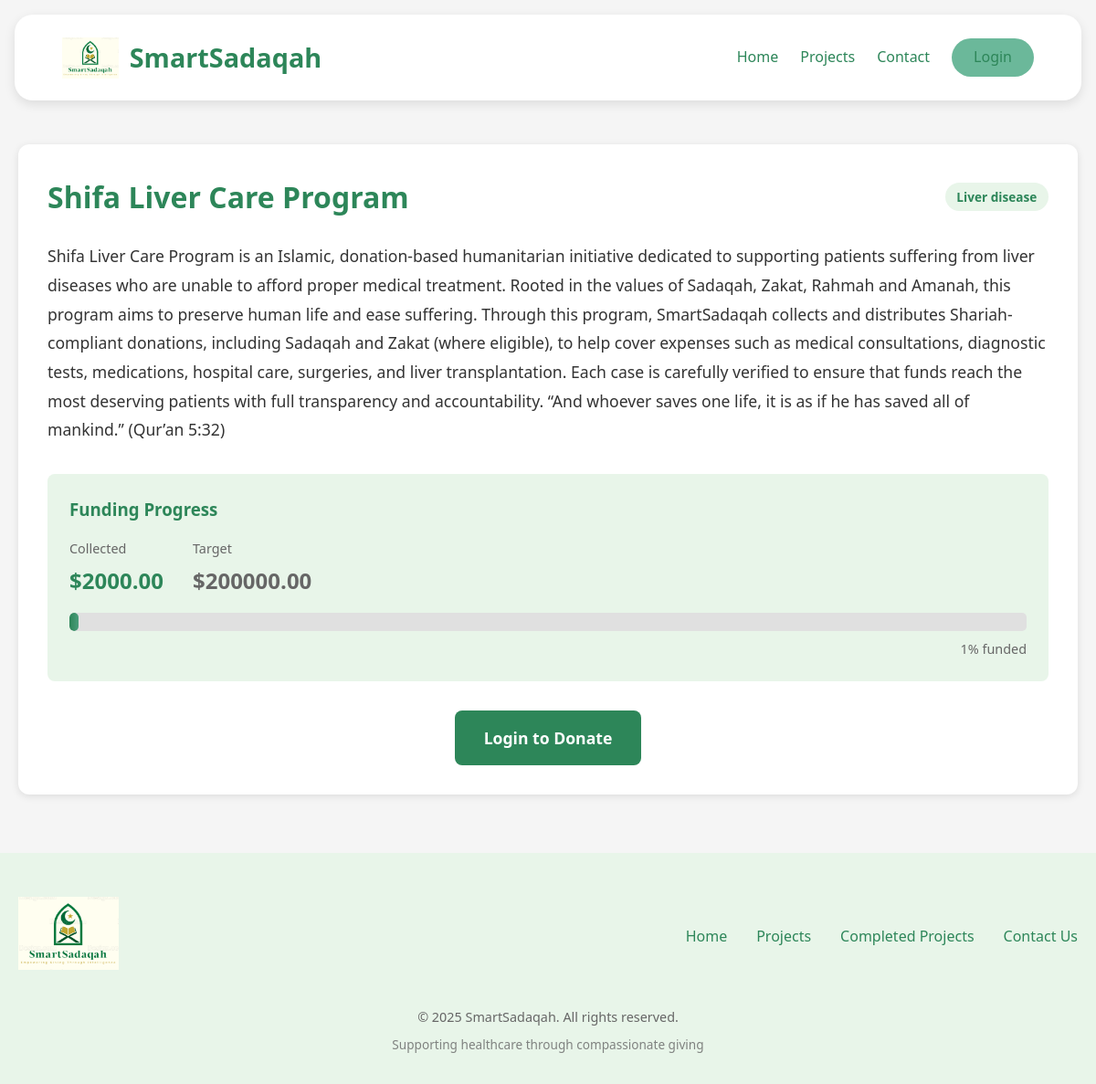
/projects/1/, run on the app's committed database.
### core/models.py (models this page shows, shortened)
class DonationProject(models.Model):
    STATUS_ACTIVE = "ACTIVE"
    STATUS_COMPLETED = "COMPLETED"
    STATUS_CHOICES = [
        (STATUS_ACTIVE, "Active"),
        (STATUS_COMPLETED, "Completed"),
    ]
    name = models.CharField(max_length=200)
    description = models.TextField()
    illness_type = models.CharField(max_length=100)
    total_estimated_amount = models.DecimalField(
        max_digits=12,
        decimal_places=2,
    )
    status = models.CharField(
        max_length=20,
        choices=STATUS_CHOICES,
        default=STATUS_ACTIVE,
    )
    created_at = models.DateTimeField(auto_now_add=True)
    class Meta:
        ordering = ["-created_at"]
    @property
    def total_collected_amount(self):
        result = self.donations.aggregate(total=Sum("amount"))
        return result["total"] or 0

### core/views.py (the view)
# urls.py: path('projects/<int:project_id>/', views.case_detail, name='project_detail'),
def case_detail(request, project_id):
    project = get_object_or_404(DonationProject, id=project_id)
    return render(request, 'project_detail.html', {
        'project': project,
    })

### templates/project_detail.html (shortened to what this page needs)
{% extends 'base.html' %}
{% load static %}
{% block content %}
<div class="container">
    <div class="project-detail">
        <div class="detail-header">
            <h2>{{ project.name }}</h2>
            <span class="badge badge-active">{{ project.illness_type }}</span>
        </div>
        <div class="detail-description">
            <p>{{ project.description }}</p>
        </div>
        <div class="funding-section">
            <h3>Funding Progress</h3>
            <div class="funding-stats">
                <div class="stat-item">
                    <span class="stat-label">Collected</span>
                    <span class="stat-value collected">${{ project.total_collected_amount|floatformat:2 }}</span>
                </div>
                <div class="stat-item">
                    <span class="stat-label">Target</span>
                    <span class="stat-value target">${{ project.total_estimated_amount|floatformat:2 }}</span>
                </div>
            </div>
            {% widthratio project.total_collected_amount project.total_estimated_amount 100 as progress %}
            <div class="progress-bar large">
                <div class="progress-fill" style="width: {% if progress > 100 %}100{% else %}{{ progress }}{% endif %}%"></div>
            </div>
            <p class="progress-text">{{ progress }}% funded</p>
        </div>
        {% if project.status == 'ACTIVE' %}
            <div class="donate-section">
                {% if user.is_authenticated %}
                    <a href="{% url 'donate_to_project' project.id %}" class="btn btn-primary btn-large">Donate Now</a>
                {% else %}
                    <a href="{% url 'login' %}" class="btn btn-primary btn-large">Login to Donate</a>
                {% endif %}
            </div>
        {% endif %}
    </div>
</div>
{% endblock %}

### static/css/style.css (style rules this page uses)
* { margin: 0; padding: 0; box-sizing: border-box; }
:root { --primary-green: #2d8659; --light-green: #4a9d7a; --lighter-green: #6bb89a; --soft-green: #e8f5e9; --white: #ffffff; --light-grey: #f5f5f5; --medium-grey: #e0e0e0; --dark-grey: #666666; --text-dark: #333333; --shadow: rgba(0, 0, 0, 0.1); }
body { font-family: 'Segoe UI', Tahoma, Geneva, Verdana, sans-serif; line-height: 1.6; color: var(--text-dark); background-color: var(--light-grey); min-height: 100vh; display: flex; flex-direction: column; }
.container { max-width: 1200px; margin: 0 auto; padding: 0 20px; width: 100%; }
.badge { padding: 0.3rem 0.8rem; border-radius: 20px; font-size: 0.85rem; font-weight: 600; white-space: nowrap; }
.badge-active { background-color: var(--soft-green); color: var(--primary-green); }
.progress-bar { width: 100%; height: 10px; background-color: var(--medium-grey); border-radius: 5px; overflow: hidden; margin-bottom: 0.5rem; }
.progress-bar.large { height: 20px; }
.progress-fill { height: 100%; background: linear-gradient(90deg, var(--primary-green) 0%, var(--light-green) 100%); transition: width 0.3s; border-radius: 5px; }
.progress-text { font-size: 0.9rem; color: var(--dark-grey); text-align: right; }
.btn { display: inline-block; padding: 0.75rem 1.5rem; border-radius: 8px; text-decoration: none; font-weight: 600; text-align: center; border: none; cursor: pointer; transition: all 0.3s; font-size: 1rem; }
.btn-primary { background-color: var(--primary-green); color: var(--white); border-radius: 8px; }
.btn-large { padding: 1rem 2rem; font-size: 1.1rem; }
.project-detail { background: var(--white); border-radius: 12px; padding: 2rem; box-shadow: 0 2px 8px var(--shadow); }
.detail-header { display: flex; justify-content: space-between; align-items: center; margin-bottom: 1.5rem; flex-wrap: wrap; gap: 1rem; }
.detail-header h2 { color: var(--primary-green); font-size: 2rem; }
.detail-description { margin-bottom: 2rem; font-size: 1.1rem; line-height: 1.8; color: var(--text-dark); }
.funding-section { background-color: var(--soft-green); padding: 1.5rem; border-radius: 8px; margin-bottom: 2rem; }
.funding-section h3 { color: var(--primary-green); margin-bottom: 1rem; }
.funding-stats { display: flex; gap: 2rem; margin-bottom: 1rem; flex-wrap: wrap; }
.stat-item { display: flex; flex-direction: column; }
.stat-label { color: var(--dark-grey); font-size: 0.9rem; margin-bottom: 0.3rem; }
.stat-value { font-size: 1.5rem; font-weight: bold; }
.stat-value.collected { color: var(--primary-green); }
.stat-value.target { color: var(--dark-grey); }
.donate-section { text-align: center; margin-top: 2rem; }

### data on the page
DonationProject: name "Shifa Liver Care Program", illness_type "Liver disease", description "Shifa Liver Care Program is an Islamic, donation-based humanitarian initiative dedicated to supporting patients suffering from liver diseases who are unable to afford proper medical treatment. Rooted in the values of Sadaqah, Zakat, Rahmah and Amanah, this program aims to preserve human life and ease suffering. Through this program, SmartSadaqah collects and distributes Shariah-compliant donations, including Sadaqah and Zakat (where eligible), to help cover expenses such as medical consultations, diagnostic tests, medications, hospital care, surgeries, and liver transplantation. Each case is carefully verified to ensure that funds reach the most deserving patients with full transparency and…", total_collected_amount "2000.00", total_estimated_amount "200000.00"

### other printed values
{{ progress }} "1"
